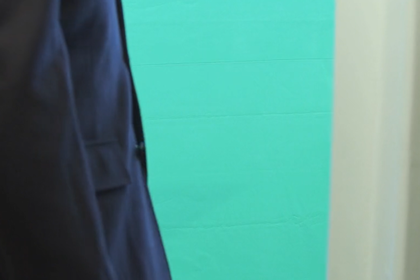
%> input picture Laboratórios/1/chromakey.png, 420 x 280 px, shrunk from 1080 x 720 before the run
$ octave imag.m   (GNU Octave 9; MATLAB toolbox functions it lacks are replaced by stand-ins)
%> lines starting %> are read from the running program, lines starting %| are printed output that depends on the picture; in (x1, y1, x2, y2) boxes, pixels count from 0 and x2, y2 are one past the last pixel; in counts of white or black regions, pixels touching at a corner belong together; the program's own positions count from 1
clear;
clc;
close all;

I = imread('chromakey.png');
%> I is the input picture: size 280x420x3 uint8; mean R, G, B 87.4, 151, 141.7
% figure; imshow(I);
I_clouds = imread('clouds.png');
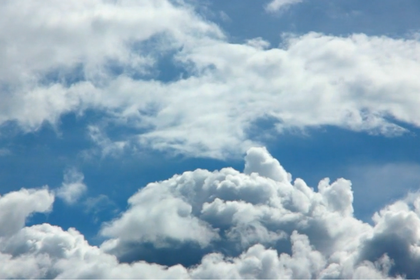
%> input picture Laboratórios/1/clouds.png, 420 x 280 px, shrunk from 1080 x 720 before the run
%> I_clouds is the input picture: size 280x420x3 uint8; mean R, G, B 146.7, 172.6, 189.8
%imtool(I);

M = size(I,1);
%> M = 280
N = size(I,2);
%> N = 420

lab_ref = [77 0 0];

beta = 10;

I_copy = I;

R = I(:,:,1);
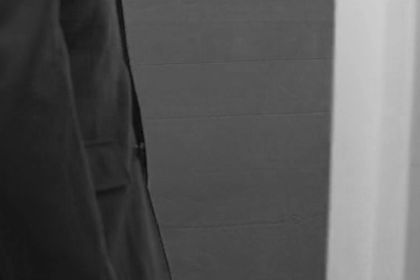
%> R: size 280x420 uint8; min 11, max 206, mean 87.4
G = I(:,:,2);
B = I(:,:,3);
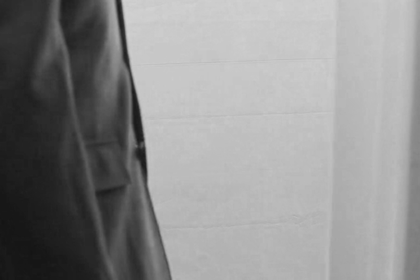
%> B: size 280x420 uint8; min 20, max 210, mean 141.7

delta = 0.23;

Mr = (R >= 30) & (R <= 155);
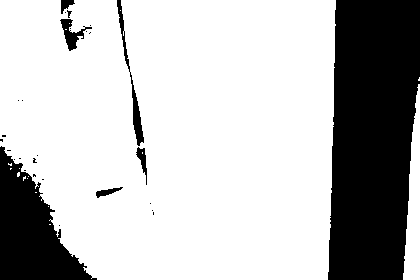
%> Mr: size 280x420 logical; 74.1% white; 29 black regions (22 under 20 px), largest, box (x1, y1, x2, y2) and area: (328, 0, 420, 280) 22457, (0, 146, 97, 280) 6514, (117, 0, 144, 146) 605
Mg = (G >= 120) & (G <= 255);
%> Mg: size 280x420 logical; 65.8% white; 1 black region, box (x1, y1, x2, y2) and area: (0, 0, 172, 280) 40261

I_2 = Mr & Mg;
%> I_2: size 280x420 logical; 46.7% white; 3 white regions (1 under 20 px), largest, box (x1, y1, x2, y2) and area: (121, 0, 336, 280) 52848, (403, 84, 420, 280) 2028

%figure; imshow(I_2);

%altera玢o de contraste

I(I_2 == 0) = I(I_2 == 0) * beta;
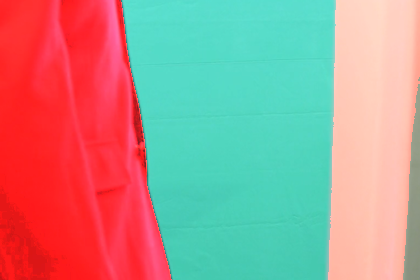
%> I: size 280x420x3 uint8; mean R, G, B 174.3, 151, 141.7
% figure; imshow(I);
% figure; imshow(I_2);

I2 = rgb2lab(I);
%> I2: size 280x420x3 double; mean of channels 1, 2, 3 71.1, 10.5, 19.2
I2 = uint8(I2);
%> I2: size 280x420x3 uint8; mean of channels 1, 2, 3 71.1, 29, 19.5

% figure; imshow(I2);
% imtool(I2);


D = zeros(M,N,3,'uint8');

for u = 1:M
    for v = 1:N
        D(u,v) = sqrt((double(I2(u,v,1)) - lab_ref(1))^2 + (double(I2(u,v,2)) - lab_ref(2))^2 + (double(I2(u,v,3)) - lab_ref(3))^2);
    end
end
%> D: size 280x420x3 uint8; mean of channels 1, 2, 3 37.6, 0, 0
%imtool(D);
D = rgb2gray(D);
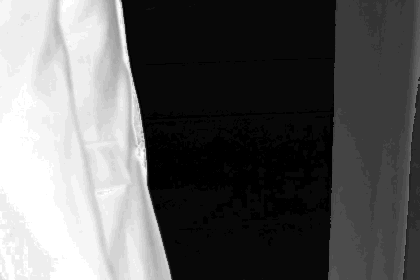
%> D: size 280x420 uint8; min 0, max 30, mean 11.3; drawn with min black and max white
L = 3;
frame_segmented = (D < L);
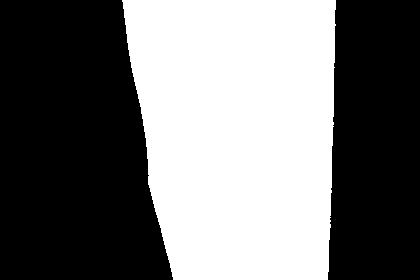
%> frame_segmented: size 280x420 logical; 44.7% white; 1 white region, box (x1, y1, x2, y2) and area: (122, 0, 336, 280) 52528
negative_frame_segmented = 1 - im2double(frame_segmented);

I = I_copy.*uint8(negative_frame_segmented);
%> I: size 280x420x3 uint8; mean of channels 1, 2, 3 51, 55.8, 56.1
I_clouds = I_clouds.*uint8(frame_segmented);
%> I_clouds: size 280x420x3 uint8; mean of channels 1, 2, 3 69, 80, 86.6

frame_saida = I + I_clouds;
%> frame_saida: size 280x420x3 uint8; mean of channels 1, 2, 3 120, 135.7, 142.8

%figure; imshow(I);
%figure; imshow(I_clouds);
figure; imshow(frame_saida);
figure; imshow(frame_segmented);
figure; imshow(negative_frame_segmented);
